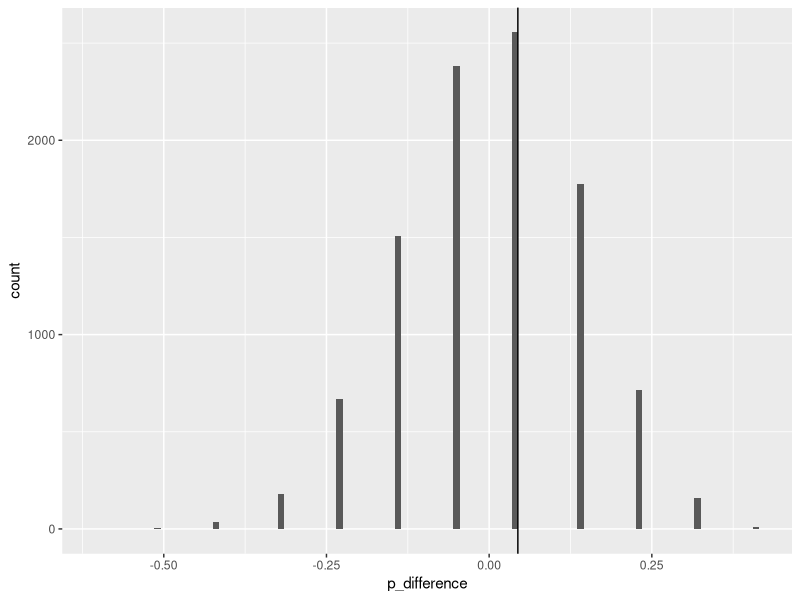

The R source for this figure:
#coffee question

#Null Hypothesis
#Coffee does not cause cancer

#p1 is the probability of non coffee drinkers getting cancer
p1 <- .4
#p2 is the probability of coffee drinkers getting cancer
p2 <- .40001

#sig level is the probability of rejecting the null hypothesis when it's false
sig_level <- .1

#find the sample size needed
power.prop.test(p1=p1, p2=p2, sig.level = sig_level, power=.8, alternative = "two.sided")



#Comparing 2 proportions!
library(tidyverse)
library(dplyr)

#true is yawn, false is not yawn
cards <- c(rep("yawn", 14), rep("not_yawn", 36))

#1 sample
experiment <- function(cards) {
  shuffled_cards <- sample(cards)
  p_trtmt <- mean(shuffled_cards[1:34] == "yawn")
  p_ctrl <- mean(shuffled_cards[35:50] == "yawn")
  return (p_trtmt - p_ctrl)
}

p_difference <- replicate(1e4, experiment(cards))

#part b
observed_difference <- (10/34) - (4/16)

# put the data into a data frame so it's easier to filter
values <- data.frame(p_difference)

#find how many values are greater than or equal to observed_difference
p_values<- values %>%
  filter(p_difference >= observed_difference) %>%
  summarise(count=n())

#divide by total num of values to get percentage
all_values <- values %>%
  summarise(count=n())

p_value <- p_values/all_values

power.prop.test(n=25, p1=10/34, p2=4/16, sig.level=.05, alternative = "one.sided")

power.prop.test(p1=10/34, p2=4/16, sig.level=.05, power=.8, alternative="one.sided")

#hist(p_difference)
ggplot(data.frame(p_difference), aes(x=p_difference)) +
  geom_histogram(binwidth = .01) +
  geom_vline(xintercept=observed_difference)
  



